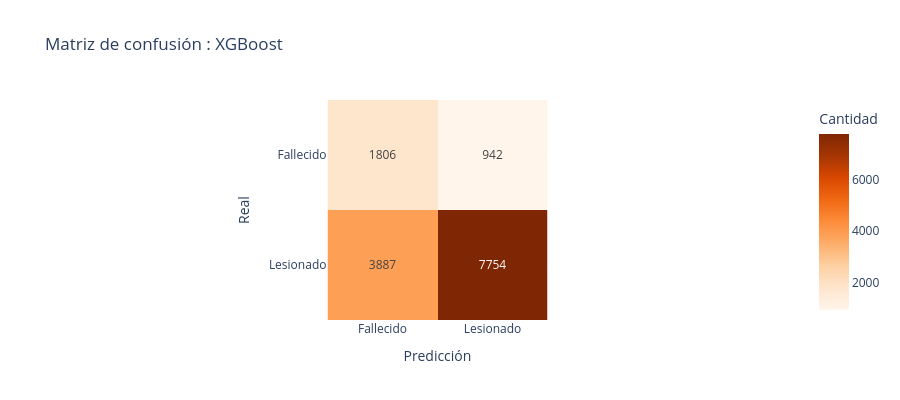

Notebook source saved alongside this figure:
### Code cell
# -- Matriz de confusión ----------------------------------------------
fig_cm = px.imshow(
    cm,
    labels=dict(x='Predicción', y='Real', color='Cantidad'),
    x=['Fallecido', 'Lesionado'],
    y=['Fallecido', 'Lesionado'],
    text_auto=True,
    color_continuous_scale='Oranges',
    title='Matriz de confusión : XGBoost'
)
fig_cm.update_layout(height=400, template='plotly_white')
fig_cm.show()

### Figure 1 — Plotly figure (JSON) as saved in the notebook; plotly's stock layout.template omitted (floating-point values rounded to 4 significant figures)
{"data": [{"coloraxis": "coloraxis", "hovertemplate": "Predicción: %{x}<br>Real: %{y}<br>Cantidad: %{z}<extra></extra>", "name": "0", "texttemplate": "%{z}", "type": "heatmap", "x": ["Fallecido", "Lesionado"], "xaxis": "x", "y": ["Fallecido", "Lesionado"], "yaxis": "y", "z": [[1806, 942], [3887, 7754]]}], "layout": {"coloraxis": {"colorbar": {"title": {"text": "Cantidad"}}, "colorscale": [[0, "rgb(255,245,235)"], [0.125, "rgb(254,230,206)"], [0.25, "rgb(253,208,162)"], [0.375, "rgb(253,174,107)"], [0.5, "rgb(253,141,60)"], [0.625, "rgb(241,105,19)"], [0.75, "rgb(217,72,1)"], [0.875, "rgb(166,54,3)"], [1, "rgb(127,39,4)"]]}, "height": 400, "title": {"text": "Matriz de confusión : XGBoost"}, "xaxis": {"anchor": "y", "constrain": "domain", "domain": [0, 1], "scaleanchor": "y", "title": {"text": "Predicción"}}, "yaxis": {"anchor": "x", "autorange": "reversed", "constrain": "domain", "domain": [0, 1], "title": {"text": "Real"}}}}
